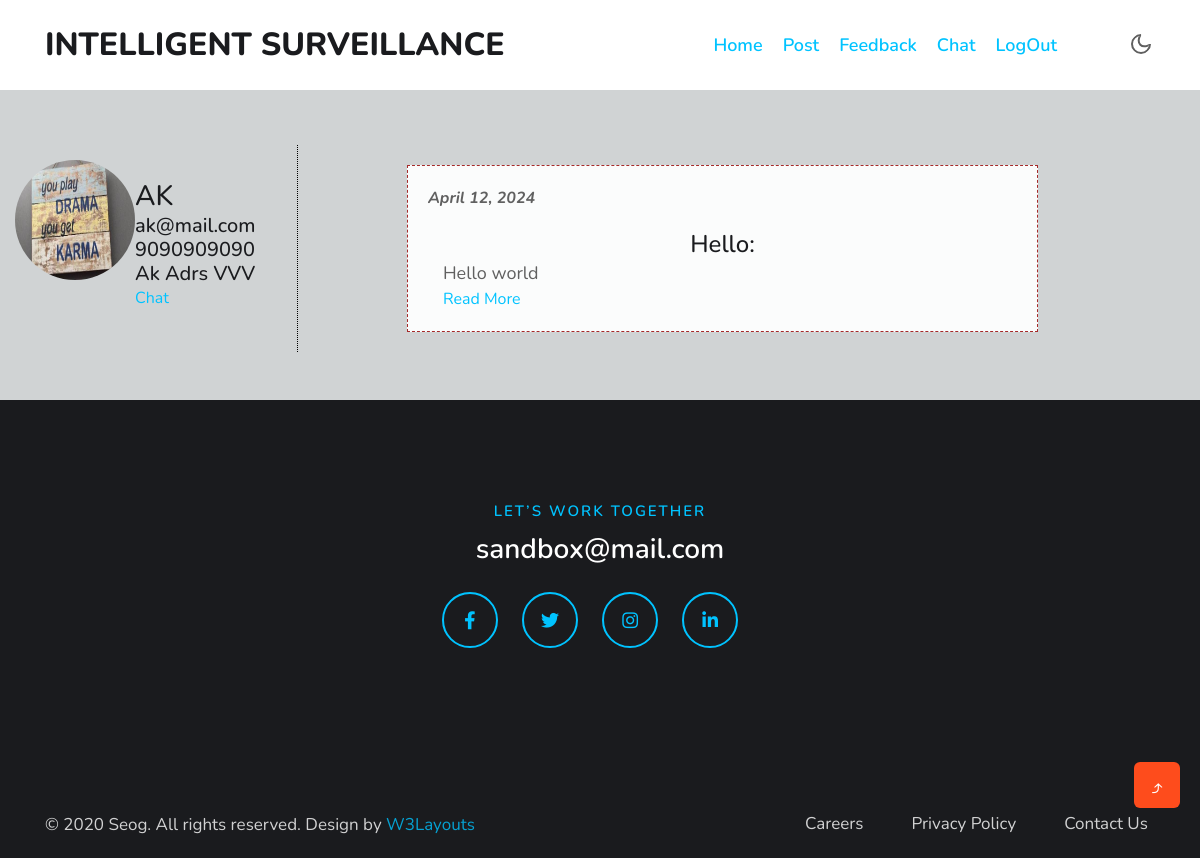
Screenshot of /sfViewSf?sfid=1 with the database file from the repository.
### isApp/models.py (models this page shows)
class Users(models.Model):
    name = models.CharField(max_length=50)
    email = models.EmailField()
    phone = models.CharField(max_length=20)
    address = models.CharField(max_length=200)
    document = models.FileField(upload_to="docs")
    user = models.ForeignKey(User, on_delete=models.CASCADE)

class Post(models.Model):
    idea = models.CharField(max_length=50)
    date = models.DateField(auto_now_add=True)
    desc = models.CharField(max_length=200)
    img = models.ImageField(upload_to='posts', null=True)
    user = models.ForeignKey(Users, on_delete=models.CASCADE)

### isApp/views.py (the view)
# urls.py: path("sfViewSf", views.sfViewSf),
def sfViewSf(request):
    id = request.GET['sfid']
    user = Users.objects.get(id=id)
    post = Post.objects.filter(user=id)
    return render(request, "sfViewSf.html", {"user": user, "post": post})

### templates/sfViewSf.html (shortened to what this page needs)
{% extends "sfBase.html" %} {% block content %}
<div class="w3l-contact-10" id="contact">
	<div class="form-41-mian py-lg-5 py-md-4 py-2">
		<div class="container-fluid d-flex">
			<div class="user d-flex">
				<img src="/static/media/{{user.document}}" alt="" onclick="myFun()" />
				<div class="cont">
					<a href="#"
						><h3>{{user.name}}</h3>
						<h5>{{user.email}}</h5>
						<h5>{{user.phone}}</h5>
						<h5>{{user.address}}</h5>
					</a>
					<a href="/sfChatPer?email={{user.email}}">Chat</a>
				</div>
			</div>
			<div class="mx-5 content">
				{% for p in post %}
				<div class="idea container">
					<div class="useridea d-flex">
						<div class="">
							<em><strong>{{p.date}}</strong></em>
						</div>
					</div>
					<div class="ideaContent container">
						<h4>{{p.idea}}:</h4>
						<p class="line-clamp">{{p.desc}}</p>
						<a href="/sfViewIdea?post={{p.id}}">Read More</a>
					</div>
				</div>
				{% endfor %}
			</div>
		</div>
	</div>
</div>
{% endblock %}

### templates/sfBase.html (style rules this page uses)
body { background-color: #d0d3d4; }

### templates/sfViewSf.html (style rules this page uses)
.w3l-inner-page-breadcrumb, .topHead, #contact { background-color: #d0d3d4; }
.user { width: 20%; max-height: 10em; justify-content: space-around; }
.user img { width: 120px; height: 120px; margin-top: 15px; border-radius: 50%; }
.user .cont { align-items: center; margin-top: 15%; }
.content { width: 80%; padding: 20px; border-left: 1px dotted #000; padding-left: 30px; }
.ideaContent p { text-align: justify; overflow: hidden; }
.ideaContent h4 { margin-top: 20px; text-align: center; }
.idea { background-color: #fbfcfc; padding: 20px; border: 1px dashed brown; width: 80%; }
.line-clamp { display: -webkit-box; -webkit-line-clamp: 4; -webkit-box-orient: vertical; }

### rows the page displays
Users: document (picture), name "AK", email "ak@mail.com", phone "9090909090", address "Ak Adrs VVV"
Post: date "April 12, 2024", idea "Hello", desc "Hello world"
